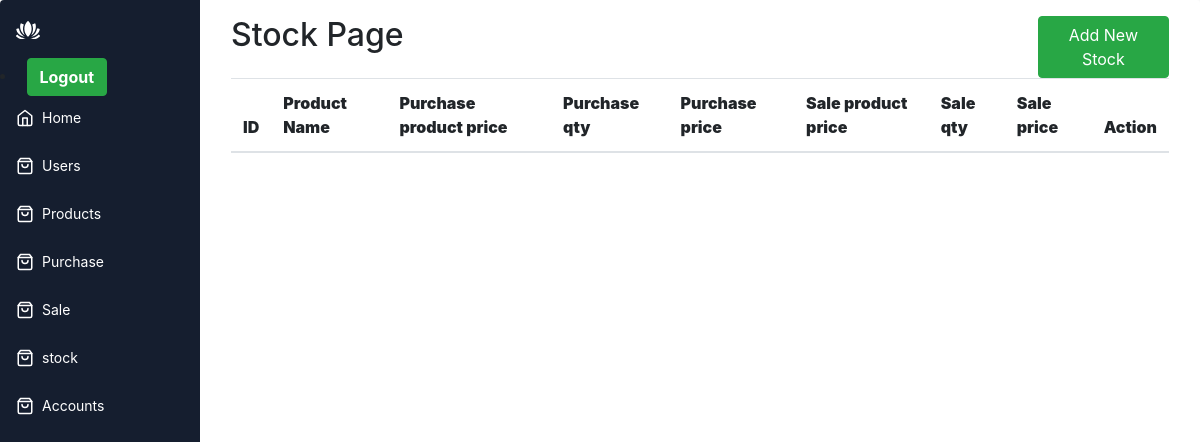
Before: /stock.php (signed in) with the older database file.
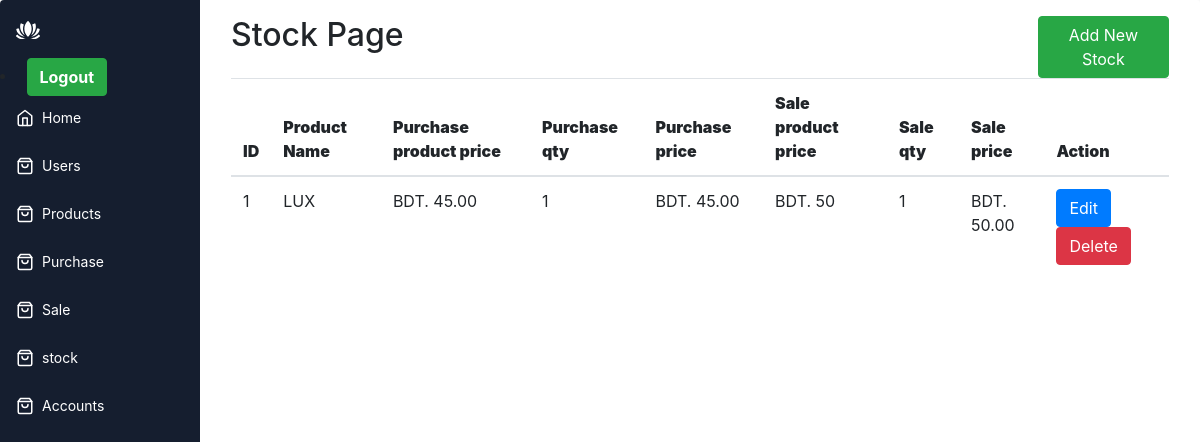
After: the same page with the newer database file.
### tables this page shows
CREATE TABLE `stock` (
  `id` int(11) NOT NULL,
  `product_name` text NOT NULL,
  `purchase_product_price` int(255) NOT NULL,
  `purchase_qty` int(255) NOT NULL,
  `purchase_price` int(255) NOT NULL,
  `sale_product_price` int(255) NOT NULL,
  `sale_qty` int(255) NOT NULL,
  `sale_price` int(255) NOT NULL
);

### stock.php (the view, shortened to what this page needs)
<?php
include 'include/header.php';
include 'include/connection.php';
$sql ="SELECT * FROM stock" ;
$result = $db->query($sql);
?>
<div class="app-content">
    <div class="container-fluid">
        <div class="row">
            <div class="col-md-10">
                <h2>Stock Page </h2>
            </div>
            <div class="col-md-2">
                <a href="stock_add.php" class="btn btn-success">Add New Stock</a>
            </div>
        </div>
    </div>
    <div class="container-fluid">
        <div class="row">
            <div class="col-md-12">
                <table class="table ">
                    <thead>
                        <th><b>ID</b></th>
                        <th><b>Product Name</b></th>
                        <th><b>Purchase product price</b></th>
                        <th><b>Purchase qty</b></th>
                        <th><b>Purchase price</b></th>
                        <th><b>Sale product price</b></th>
                        <th><b>Sale qty</b></th>
                        <th><b>Sale price </b></th>
                        <th><b>Action</b></th>
                    </thead>
                    <tbody>
                    <?php while($row = $result->fetch_assoc()): ?>
                        <tr>
                            <td><?php echo $row['id'] ; ?></td>
                            <td><?php echo $row['product_name'] ; ?></td>
                            <td>BDT. <?php echo $row['purchase_product_price'] ; ?>.00</td>
                            <td><?php echo $row['purchase_qty'] ; ?></td>
                            <td>BDT. <?php echo $row['purchase_price'] ; ?>.00</td>
                            <td>BDT. <?php echo $row['sale_product_price'] ; ?></td>
                            <td><?php echo $row['sale_qty'] ; ?></td>
                            <td>BDT. <?php echo $row['sale_price'] ; ?>.00</td>
                        <td>
                            <a href="stock_edit.php?id=<?php echo $row['id']; ?>" class="btn btn-primary">Edit</a>
                            <a href="stock_delete.php?id=<?php echo $row['id']; ?>" class="btn btn-danger" onclick="return confirm('Are you sure you want to delete this user?')">Delete</a>
                        </td>
                        </tr>
                        <?php endwhile; ?>
                    </tbody>
                </table>
            </div>
        </div>
    </div>
</div>
<?php
include 'include/footer.php';
?>

### include/header.php (shortened to what this page needs)
<!DOCTYPE html>
<html lang="en" >
<head>
<link rel="stylesheet" href="assets/style.css">
<link rel="stylesheet" href="https://cdn.jsdelivr.net/npm/bootstrap@4.4.1/dist/css/bootstrap.min.css" />
</head>
<body>
<div class="app-container">
  <div class="sidebar">
    <div class="sidebar-header">
      <div class="app-icon">
      </div>
    </div>
    <li>
                  &nbsp;<a class="btn btn-success" href="logout.php"> <i class="fa fa-power-off"></i> <b>Logout</b></a>
     </li>
    <ul class="sidebar-list">
      <li class="sidebar-list-item">
        <a href="index.php">
          <svg xmlns="http://www.w3.org/2000/svg" width="18" height="18" viewBox="0 0 24 24" fill="none" stroke="currentColor" stroke-width="2" stroke-linecap="round" stroke-linejoin="round" class="feather feather-home"><path d="M3 9l9-7 9 7v11a2 2 0 0 1-2 2H5a2 2 0 0 1-2-2z"/><polyline points="9 22 9 12 15 12 15 22"/></svg>
          <span>Home</span>
        </a>
      </li>
      <li class="sidebar-list-item ">
        <a href="users.php">
          <span>Users</span>
        </a>
      </li>
      <li class="sidebar-list-item ">
        <a href="product.php">
          <span>Products</span>
        </a>
      </li>
      <li class="sidebar-list-item ">
        <a href="purchase.php">
          <span>Purchase</span>
        </a>
      </li>
      <li class="sidebar-list-item ">
        <a href="Sale.php">
          <span>Sale</span>
        </a>
      </li>
      <li class="sidebar-list-item ">
        <a href="stock.php">
          <span>stock</span>
        </a>
      </li>
      <li class="sidebar-list-item ">
        <a href="accounts.php">
          <span>Accounts</span>
        </a>
      </li>
    </ul>
  </div>

### include/footer.php (shortened to what this page needs)
<html>
  <body>
</body>
</html>

### assets/style.css (style rules this page uses)
* { box-sizing: border-box; }
:root { --app-bg: #101827; --sidebar: rgba(21, 30, 47,1); --sidebar-main-color: #fff; --table-border: #1a2131; --table-header: #1a2131; --app-content-main-color: #fff; --sidebar-link: #fff; --sidebar-active-link: #1d283c; --sidebar-hover-link: #1a2539; --action-color: #2869ff; --action-color-hover: #6291fd; --app-content-secondary-color: #1d283c; --filter-reset: #2c394f; --filter-shadow: rgba(16, 24, 39, 0.8) 0px 6px 12px -2px, rgba(0, 0, 0, 0.3) 0px 3px 7px -3px; }
body, html { margin: 0; padding: 0; height: 100%; width: 100%; }
body { overflow: hidden; font-family: "Poppins", sans-serif; background-color: var(--app-bg); -webkit-font-smoothing: antialiased; -moz-osx-font-smoothing: grayscale; }
.app-container { border-radius: 4px; width: 100%; height: 100%; max-height: 100%; max-width: 1280px; display: flex; overflow: hidden; box-shadow: rgba(99, 99, 99, 0.2) 0px 2px 8px 0px; max-width: 2000px; margin: 0 auto; background:#fff; }
.sidebar { flex-basis: 200px; max-width: 200px; flex-shrink: 0; background-color: var(--sidebar); display: flex; flex-direction: column; }
.sidebar-header { display: flex; align-items: center; justify-content: space-between; padding: 16px; }
.sidebar-list { list-style-type: none; padding: 0; }
.sidebar-list-item { position: relative; margin-bottom: 4px; }
.sidebar-list-item a { display: flex; align-items: center; width: 100%; padding: 10px 16px; color: var(--sidebar-link); text-decoration: none; font-size: 14px; line-height: 24px; }
.sidebar-list-item svg { margin-right: 8px; }
.app-icon { color: var(--sidebar-main-color); }
.app-icon svg { width: 24px; height: 24px; }
.app-content { padding: 16px; background-color: #ffffff; height: 100%; flex: 1; max-height: 100%; display: flex; flex-direction: column; }

Changed rows visible on the page:
added stock: id "1", product_name "LUX", purchase_product_price "45", purchase_qty "1", purchase_price "45", sale_product_price "50", sale_qty "1", sale_price "50"
